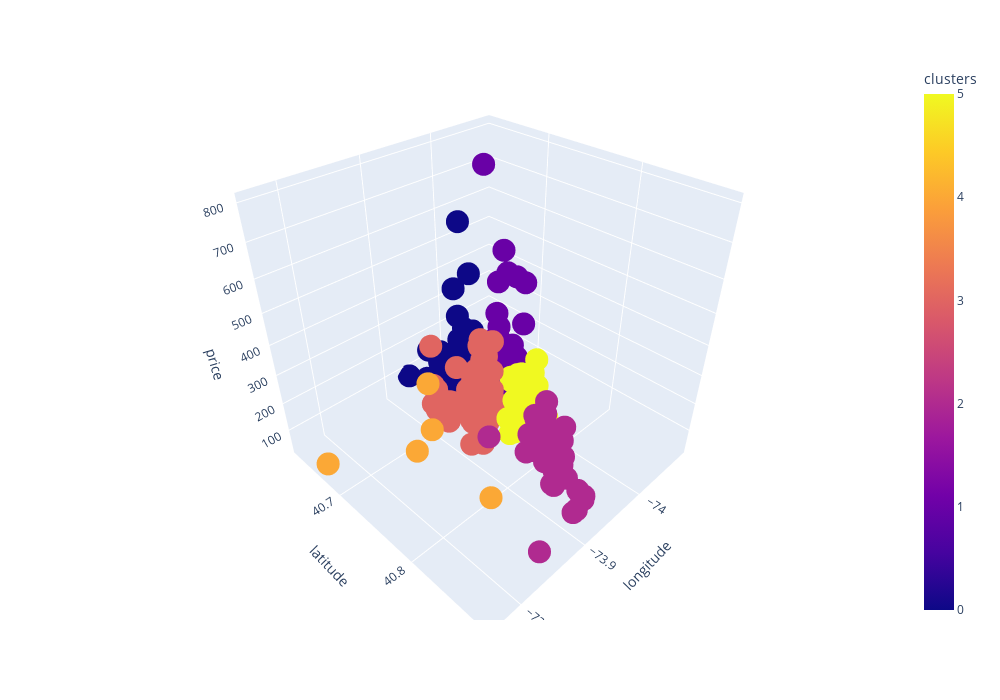

The notebook cell this image was saved under:
### Code cell
import plotly
import plotly.express as px

# Передаем датафрейм и поля для осей абсцисс, ординат и аппликат
# В значение color передаем номера кластеров
fig = px.scatter_3d(
    data_frame=df,
    x='longitude',
    y='latitude',
    z='price',
    color='clusters',
    width=1000,
    height=700
)
fig.show()

### Figure 1 — Plotly figure (JSON) as saved in the notebook; plotly's stock layout.template omitted (floating-point values rounded to 4 significant figures; data arrays with more than 128 entries replaced by an {"elided": "..."} marker saying what was removed)
{"data": [{"hovertemplate": "longitude=%{x}<br>latitude=%{y}<br>price=%{z}<br>clusters=%{marker.color}<extra></extra>", "legendgroup": "", "marker": {"color": {"elided": "350 int values"}, "coloraxis": "coloraxis", "symbol": "circle"}, "mode": "markers", "name": "", "scene": "scene", "showlegend": false, "type": "scatter3d", "x": {"elided": "350 float values"}, "y": {"elided": "350 float values"}, "z": {"elided": "350 int values"}}], "layout": {"coloraxis": {"colorbar": {"title": {"text": "clusters"}}, "colorscale": [[0, "#0d0887"], [0.1111, "#46039f"], [0.2222, "#7201a8"], [0.3333, "#9c179e"], [0.4444, "#bd3786"], [0.5556, "#d8576b"], [0.6667, "#ed7953"], [0.7778, "#fb9f3a"], [0.8889, "#fdca26"], [1, "#f0f921"]]}, "height": 700, "legend": {"tracegroupgap": 0}, "margin": {"t": 60}, "scene": {"domain": {"x": [0, 1], "y": [0, 1]}, "xaxis": {"title": {"text": "longitude"}}, "yaxis": {"title": {"text": "latitude"}}, "zaxis": {"title": {"text": "price"}}}, "width": 1000}}
